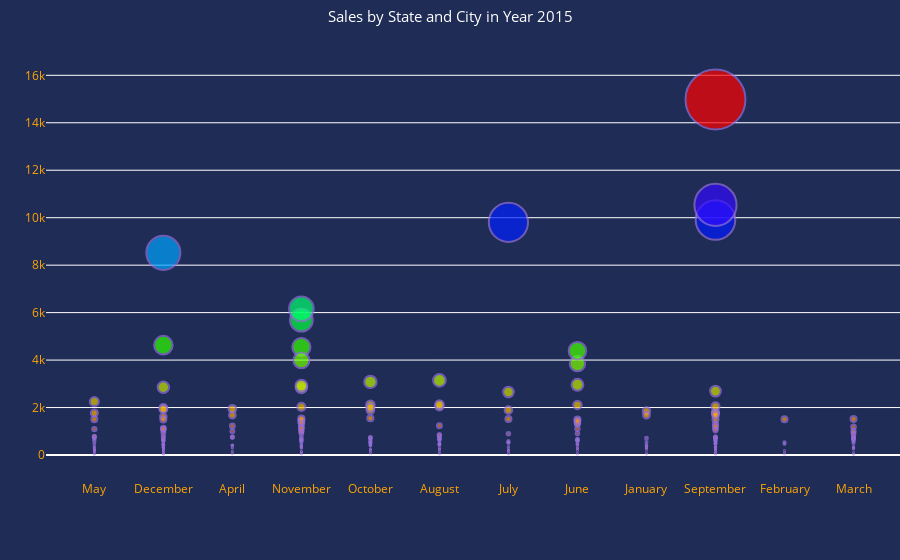

The notebook cell this image was saved under:
### Code cell
trace = go.Scatter(
      x = sales11['Month_name'],
      y = sales11['Sales'],
      mode = 'markers',
      marker=dict(
            size = sales11['Sales']/250,
            color = sales11['Sales'],
            colorscale = 'HSV',
            showscale = False,
            line = dict(
                  color = 'MediumPurple',
                  width = 2
            )
      ),
      hoverinfo= 'text',
      hovertext= 
            '<b>Year</b>: ' + sales11['Year'].astype(str) + '<br>' +
            '<b>Month</b>: ' + sales11['Month_name'].astype(str) + '<br>' +
            '<b>Segment</b>: ' + sales11['Segment'].astype(str) + '<br>' +
            '<b>State</b>: ' + sales11['State'].astype(str) + '<br>' +
            '<b>City</b>: ' + sales11['City'].astype(str) + '<br>' +
            '<b>Sales</b>: ' + sales11['Sales'].astype(str) + '<br>'
)

layout = go.Layout(
      plot_bgcolor= '#1f2c56',
      paper_bgcolor= '#1f2c56',
      title=dict(
            text = 'Sales by State and City in Year 2015',
            y = 0.98,
            x = 0.5,
            xanchor = 'center',
            yanchor = 'top'
      ),
      titlefont=dict(
            color = 'white',
            size = 15
      ),
      margin=dict(t=40,r=0,l=0),
      xaxis=dict(
            title = '<b></b>',
            color = 'orange',
            showline = False,
            showgrid = False,
            linewidth = 1
            
      ),
      yaxis=dict(
            title = '<b></b>',
            color = 'orange',
            visible = True,
            showline = False,
            showgrid = True,
            linewidth = 1
      )
)

data = [trace]

fig = go.Figure(data=data, layout=layout)
pio.show(fig)

### Figure 1 — Plotly figure (JSON) as saved in the notebook; plotly's stock layout.template omitted (floating-point values rounded to 4 significant figures; data arrays with more than 128 entries replaced by an {"elided": "..."} marker saying what was removed)
{"data": [{"hoverinfo": "text", "hovertext": {"elided": "367 str values"}, "marker": {"color": {"elided": "367 float values"}, "colorscale": [[0, "#ff0000"], [0.1111, "#ffa700"], [0.2222, "#afff00"], [0.3333, "#08ff00"], [0.4444, "#00ff9f"], [0.5556, "#00b7ff"], [0.6667, "#0010ff"], [0.7778, "#9700ff"], [0.8889, "#ff00bf"], [1, "#ff0000"]], "line": {"color": "MediumPurple", "width": 2}, "showscale": false, "size": {"elided": "367 float values"}}, "mode": "markers", "type": "scatter", "x": {"elided": "367 str values"}, "y": {"elided": "367 float values"}}], "layout": {"margin": {"l": 0, "r": 0, "t": 40}, "paper_bgcolor": "#1f2c56", "plot_bgcolor": "#1f2c56", "title": {"font": {"color": "white", "size": 15}, "text": "Sales by State and City in Year 2015", "x": 0.5, "xanchor": "center", "y": 0.98, "yanchor": "top"}, "xaxis": {"color": "orange", "linewidth": 1, "showgrid": false, "showline": false, "title": {"text": "<b></b>"}}, "yaxis": {"color": "orange", "linewidth": 1, "showgrid": true, "showline": false, "title": {"text": "<b></b>"}, "visible": true}}}
